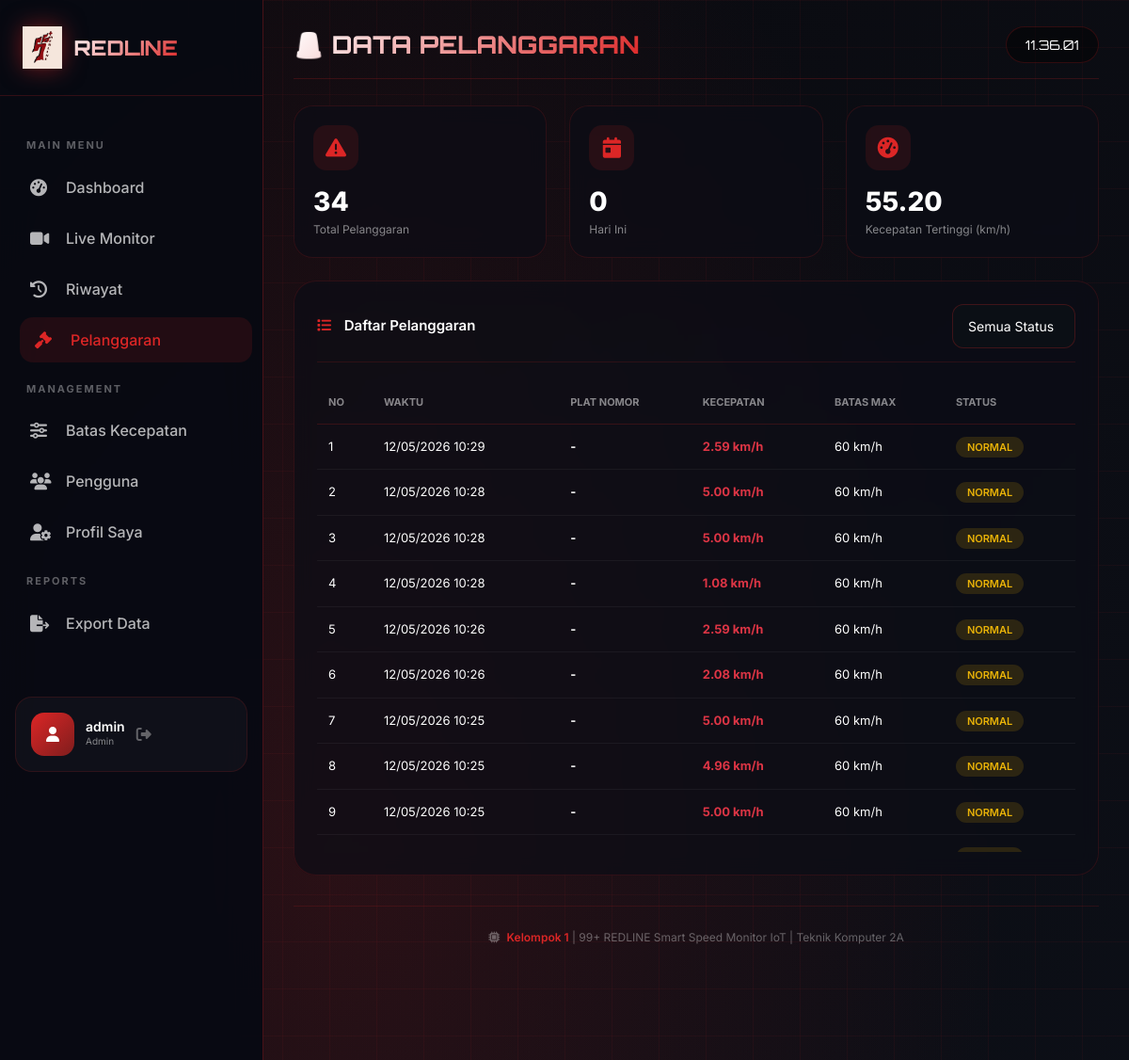
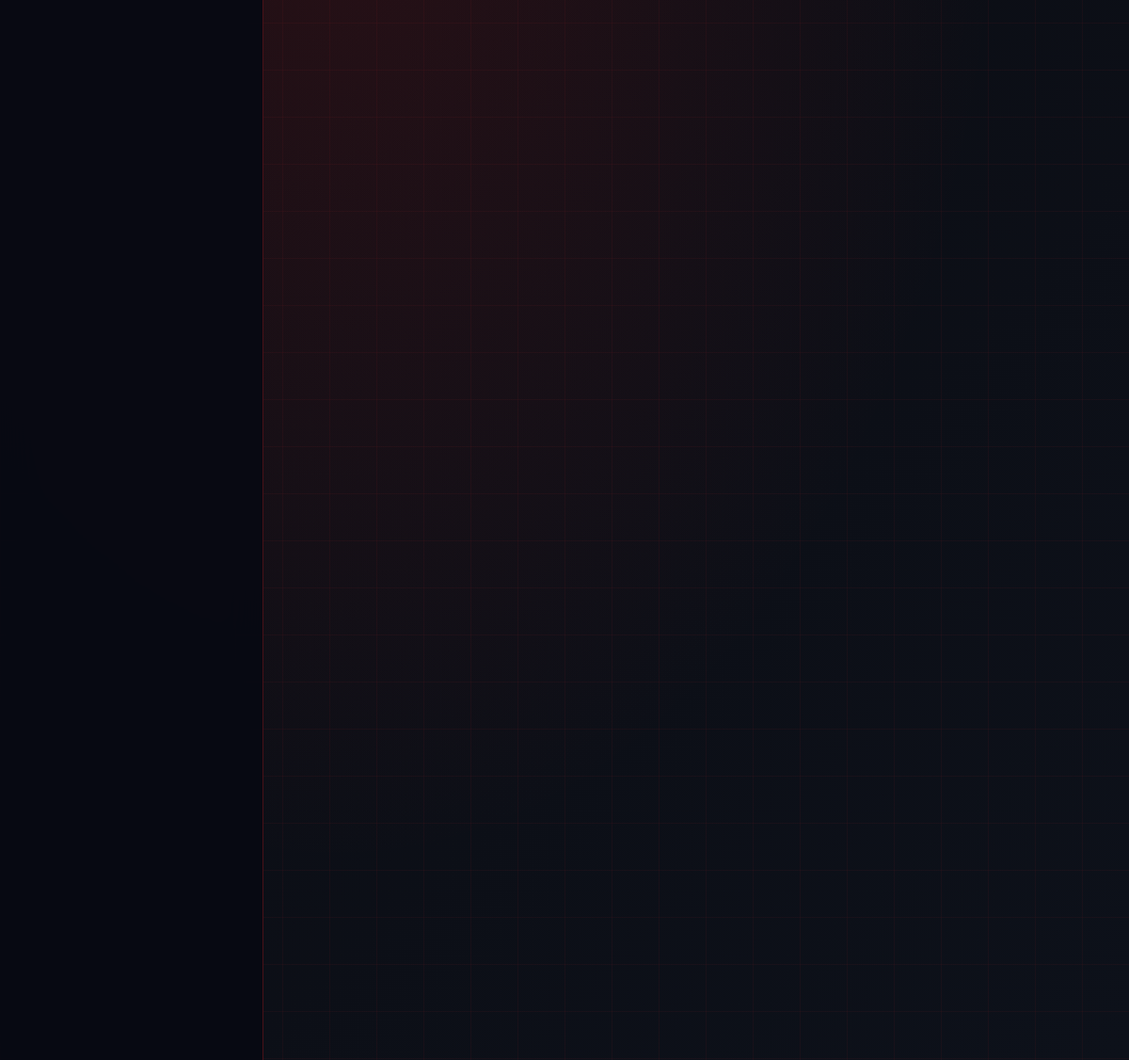
/pages/pelanggaran.php (signed in), run on the app's committed database (2 pictures, top to bottom).
### tables this page shows
CREATE TABLE `speed_logs` (
  `id` int(11) NOT NULL AUTO_INCREMENT,
  `device` varchar(50) DEFAULT 'REDLINE_01',
  `speed` decimal(6,2) NOT NULL,
  `status` enum('safe','violation') NOT NULL DEFAULT 'safe',
  `plate` varchar(20) DEFAULT NULL,
  `photo_url` varchar(500) DEFAULT NULL,
  `location` varchar(100) DEFAULT NULL,
  `created_at` datetime NOT NULL DEFAULT current_timestamp(),
  PRIMARY KEY (`id`)
);

### pages/pelanggaran.php (the view, shortened to what this page needs)
<?php
include '../config/koneksi.php';
$user = $_SESSION['user'];
try {
    $stmt = $conn->query("SELECT * FROM speed_logs ORDER BY created_at DESC LIMIT 50");
    $violations = $stmt->fetchAll();
} catch (PDOException $e) {
    $violations = [];
}
$totalPelanggaran = count($violations);
$pelanggaranHariIni = 0;
$kecepatanTertinggi = 0;
foreach ($violations as $v) {
    if (($v['speed'] ?? 0) > $kecepatanTertinggi) {
        $kecepatanTertinggi = $v['speed'];
    }
}
?>
<!DOCTYPE html>
<html lang="id">
<head>
    <link href="https://cdn.jsdelivr.net/npm/bootstrap@5.3.0/dist/css/bootstrap.min.css" rel="stylesheet">
    <link rel="stylesheet" href="https://cdnjs.cloudflare.com/ajax/libs/font-awesome/6.4.0/css/all.min.css">
</head>
<body>
<div class="cyber-bg"></div>
<div class="cyber-grid"></div>
<aside class="sidebar" id="sidebar">
    <div class="sidebar-header">
        <img src="../images/99+ REDLINE LOGO - ORI.png" alt="REDLINE" id="logoImg">
        <div class="logo-text">REDLINE</div>
    </div>
    <nav class="sidebar-nav">
        <div class="nav-section">MAIN MENU</div>
        <a href="dashboard.php" class="sidebar-link"><i class="fas fa-tachometer-alt"></i><span>Dashboard</span></a>
        <a href="live-monitor.php" class="sidebar-link"><i class="fas fa-video"></i><span>Live Monitor</span></a>
        <a href="riwayat.php" class="sidebar-link"><i class="fas fa-history"></i><span>Riwayat</span></a>
        <a href="pelanggaran.php" class="sidebar-link active"><i class="fas fa-gavel"></i><span>Pelanggaran</span></a>
        <div class="nav-section">MANAGEMENT</div>
        <a href="pengaturan.php" class="sidebar-link"><i class="fas fa-sliders-h"></i><span>Batas Kecepatan</span></a>
        <a href="pengguna.php" class="sidebar-link"><i class="fas fa-users"></i><span>Pengguna</span></a>
        <a href="profile.php" class="sidebar-link"><i class="fas fa-user-cog"></i><span>Profil Saya</span></a>
        <div class="nav-section">REPORTS</div>
        <a href="export.php" class="sidebar-link"><i class="fas fa-file-export"></i><span>Export Data</span></a>
    </nav>
    <div class="sidebar-user">
        <div class="user-avatar"><i class="fas fa-user"></i></div>
        <div class="user-info">
            <h6><?php echo htmlspecialchars($user['username']); ?></h6>
            <p><?php echo htmlspecialchars(ucfirst($user['role'] ?? 'User')); ?></p>
        </div>
        <a href="logout.php" class="logout-btn"><i class="fas fa-sign-out-alt"></i></a>
    </div>
</aside>
<main class="main-content" id="mainContent">
    <div class="topbar">
        <div class="page-title">🚨 DATA PELANGGARAN</div>
        <div class="clock" id="clock"></div>
    </div>
    <div class="row g-4 mb-4">
        <div class="col-md-4">
            <div class="stat-card">
                <div class="stat-icon"><i class="fas fa-exclamation-triangle"></i></div>
                <div class="stat-value"><?php echo $totalPelanggaran; ?></div>
                <div class="stat-label">Total Pelanggaran</div>
            </div>
        </div>
        <div class="col-md-4">
            <div class="stat-card">
                <div class="stat-icon"><i class="fas fa-calendar-day"></i></div>
                <div class="stat-value"><?php echo $pelanggaranHariIni; ?></div>
                <div class="stat-label">Hari Ini</div>
            </div>
        </div>
        <div class="col-md-4">
            <div class="stat-card">
                <div class="stat-icon"><i class="fas fa-tachometer-alt"></i></div>
                <div class="stat-value"><?php echo $kecepatanTertinggi; ?></div>
                <div class="stat-label">Kecepatan Tertinggi (km/h)</div>
            </div>
        </div>
    </div>
    <div class="card-glass">
        <div class="card-header">
            <span><i class="fas fa-list"></i> Daftar Pelanggaran</span>
            <div class="d-flex gap-2">
                <select class="form-select" style="width: auto; background: rgba(13,17,23,0.9); border-color: rgba(220,38,38,0.25); color: white;">
                    <option>Semua Status</option>
                </select>
            </div>
        </div>
        <div style="max-height: 500px; overflow-y: auto;">
            <table class="violation-table">
                <thead>
                    <tr>
                        <th>No</th>
                        <th>Waktu</th>
                        <th>Plat Nomor</th>
                        <th>Kecepatan</th>
                        <th>Batas Max</th>
                        <th>Status</th>
                    </tr>
                </thead>
                <tbody>
                    <?php if (count($violations) > 0): ?>
                        <?php $no = 1; foreach ($violations as $v): ?>
                        <tr>
                            <td><?php echo $no++; ?></td>
                            <td><?php echo date('d/m/Y H:i', strtotime($v['created_at'])); ?></td>
                            <td><strong><?php echo htmlspecialchars($v['plate_number'] ?? '-'); ?></strong></td>
                            <td class="text-danger fw-bold"><?php echo htmlspecialchars($v['speed'] ?? 0); ?> km/h</td>
                            <td>60 km/h</td>
                            <td>
                                <?php if (($v['speed'] ?? 0) > 60): ?>
                                <span class="badge-status danger">MELANGGAR</span>
                                <?php else: ?>
                                <span class="badge-status warning">NORMAL</span>
                                <?php endif; ?>
                            </td>
                        </tr>
                        <?php endforeach; ?>
                    <?php endif; ?>
                </tbody>
            </table>
        </div>
    </div>
    <div class="footer">
        <i class="fas fa-microchip me-1"></i> <span>Kelompok 1</span> | 99+ REDLINE Smart Speed Monitor IoT | Teknik Komputer 2A
    </div>
</main>
</body>
</html>

### data on the page
speed_logs: speed "55.20"
speed_logs: created_at "12/05/2026 10:29", plate_number "-", speed "2.59", shows "NORMAL"
speed_logs: created_at "12/05/2026 10:28", plate_number "-", speed "5.00", shows "NORMAL"
speed_logs: created_at "12/05/2026 10:28", plate_number "-", speed "5.00", shows "NORMAL"
speed_logs: created_at "12/05/2026 10:28", plate_number "-", speed "1.08", shows "NORMAL"
speed_logs: created_at "12/05/2026 10:26", plate_number "-", speed "2.59", shows "NORMAL"
speed_logs: created_at "12/05/2026 10:26", plate_number "-", speed "2.08", shows "NORMAL"
speed_logs: created_at "12/05/2026 10:25", plate_number "-", speed "5.00", shows "NORMAL"
speed_logs: created_at "12/05/2026 10:25", plate_number "-", speed "4.96", shows "NORMAL"
speed_logs: created_at "12/05/2026 10:25", plate_number "-", speed "5.00", shows "NORMAL"

### other printed values
$user['username'] "admin"
$user['role'] "Admin"
$totalPelanggaran "34"
$pelanggaranHariIni "0"
